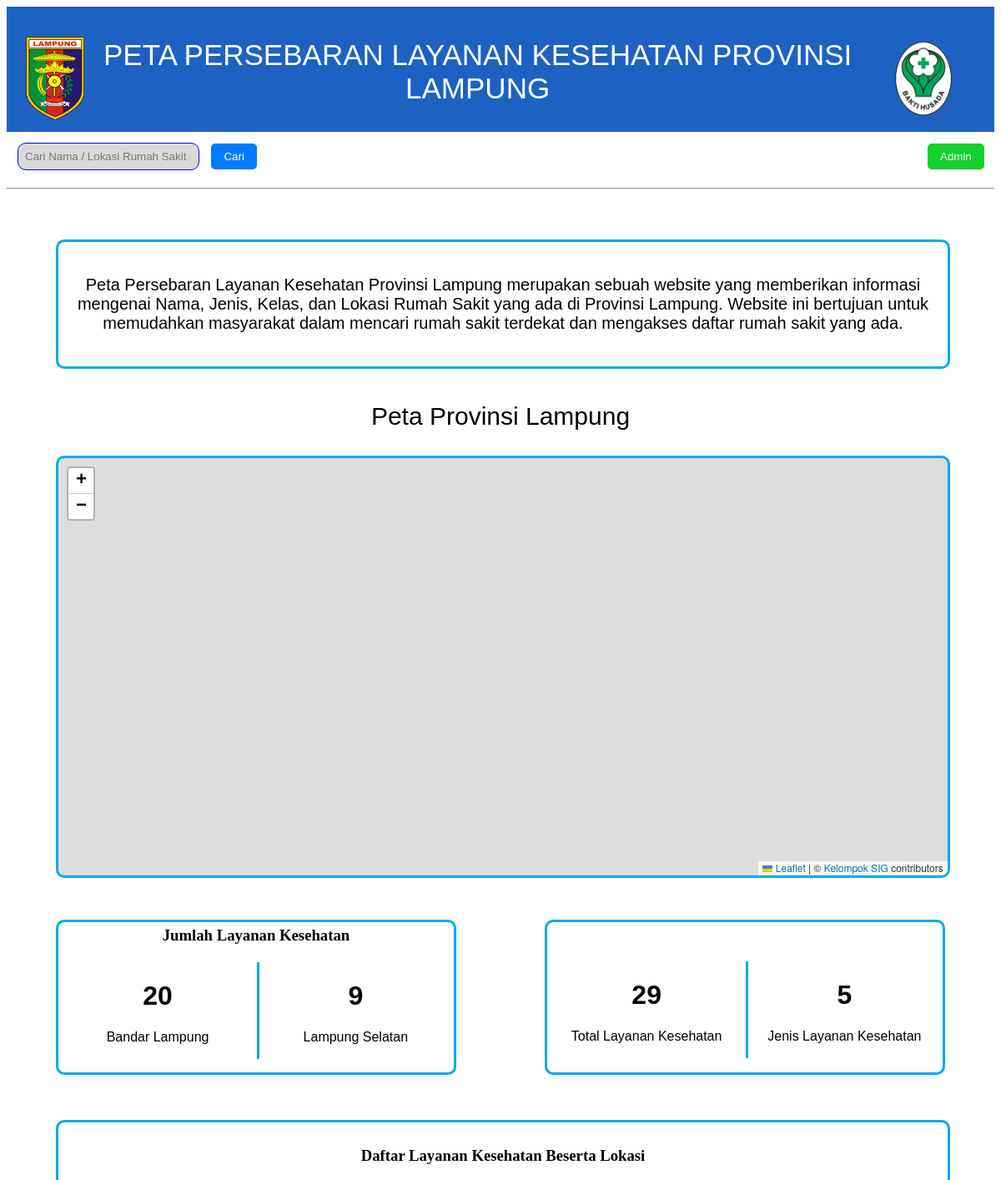
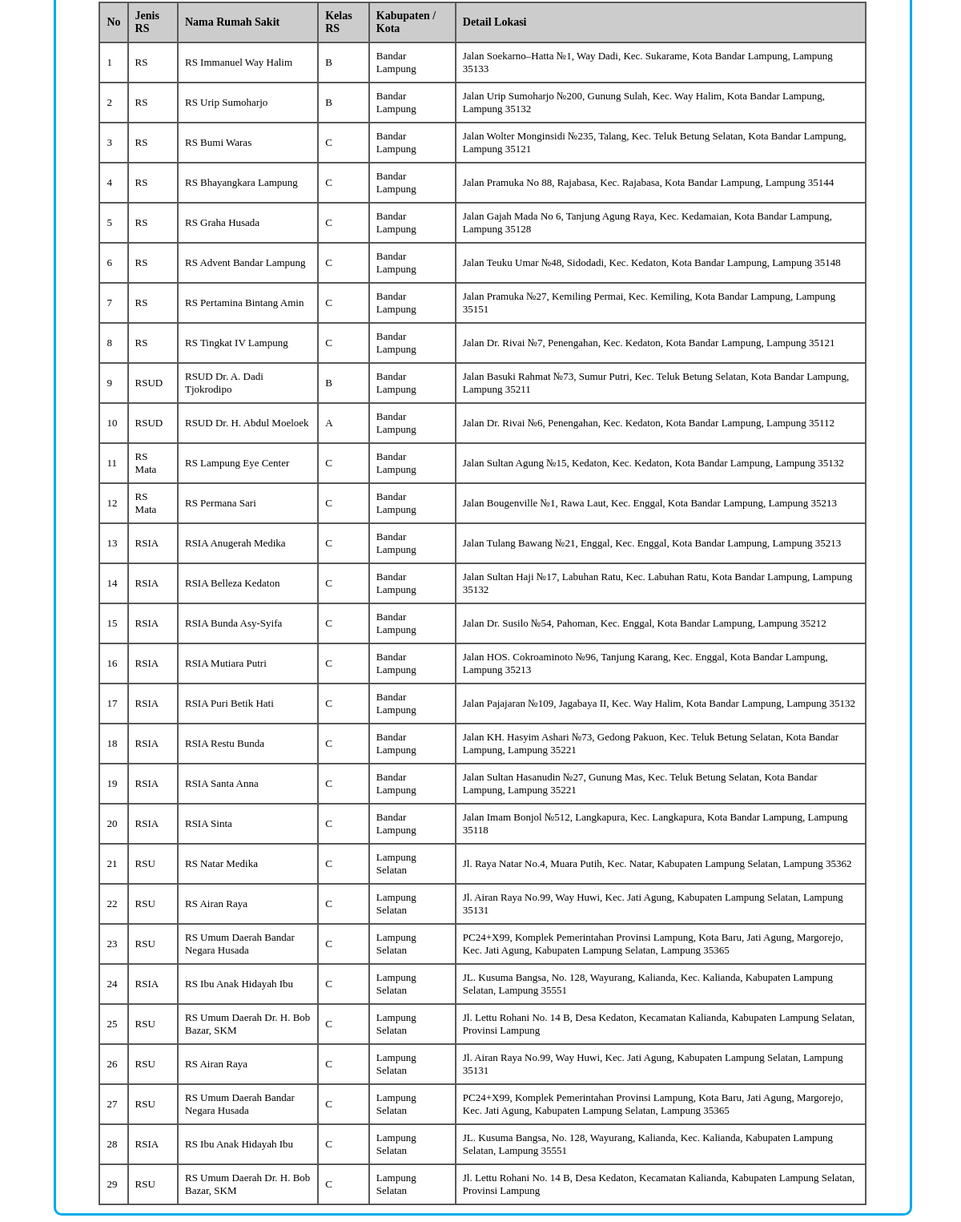
The page / on the database its author committed (2 pictures, top to bottom).
### tables this page shows
CREATE TABLE `bio` (
  `no` int(11) NOT NULL,
  `isi` varchar(1000) NOT NULL
);

CREATE TABLE `data_rumah_sakit` (
  `no` int(50) NOT NULL,
  `jenis` varchar(50) NOT NULL,
  `nama` varchar(50) NOT NULL,
  `kelas` varchar(50) NOT NULL,
  `kabko` varchar(50) NOT NULL,
  `detail` varchar(500) NOT NULL,
  `latitude` varchar(50) NOT NULL,
  `longitude` varchar(50) NOT NULL
);

### index.php (the view, shortened to what this page needs)
<!DOCTYPE html>
<html lang="en">
<head>
    <link rel="stylesheet" href="https://unpkg.com/leaflet/dist/leaflet.css" />
    <link rel="stylesheet" href="css/head.css">
    <link rel="stylesheet" href="css/search.css">
    <link rel="stylesheet" href="css/index.css">
</head>
<body>
    <div id="head">
        <table>
            <tr>
                <td style="width: 40px;">
                    <img src="img/Lampung.png" alt="Provinsi Lampung Logo" style="margin-left: 20px;">
                </td>
                <td style="text-align: center;">
                    <p>PETA PERSEBARAN LAYANAN KESEHATAN PROVINSI LAMPUNG </p>
                </td>
                <td style="width: 40px;">
                    <img src="img/bhakti.png" alt="Logo Bhakti Husada" style="margin-right: 20px;">
                </td>
            </tr>
        </table>
    </div>
    <div id="search-container">
        <table style="width: 100%;">
            <tr>
                <td>
                    <input type="text" id="search-input" placeholder="Cari Nama / Lokasi Rumah Sakit">
                    <button id="search-button" onclick="searchRumahSakit()">Cari</button>
                </td>
                <td>
                    <a href="login.php"><button id="admin-button" style="margin-left: 70%;">Admin</button></a>
                </td>
            </tr>
        </table>
    </div>
    <hr>
    <div id="main-head">
        <p>
        <?php
            $servername = "localhost";
            $username = "root";
            $password = "";
            $dbname = "tubessig";
            $conn = new mysqli($servername, $username, $password, $dbname);
            $sql = "SELECT * FROM bio WHERE no = 1";
            $result = $conn->query($sql);
            if ($result->num_rows > 0) {
                while($row = $result->fetch_assoc()) {
                    echo $row["isi"]. "<br>";
                }
            }
        ?>
        </p>
    </div>
    <p style="text-align: center; font-size: 30px; margin-top: 0; font-family: Arial, Helvetica, sans-serif;">Peta Provinsi Lampung</p>
    <div id="map"></div>
    <div id="main-item">
        <div id="conten-2">
            <div id="left">
                <div id="conten-1">
                    <h3 style="text-align: center; margin-top: 5px;">Jumlah Layanan Kesehatan</h3>
                    <table>
                        <tr>
                            <td>
                                <h1>
                                <?php
                                    $koneksi = mysqli_connect("localhost", "root", "", "tubessig");
                                    $query = "SELECT nama FROM data_rumah_sakit WHERE kabko = 'Bandar Lampung'";
                                    $result = mysqli_query($koneksi, $query);
                                    $total_data = mysqli_num_rows($result);
                                    echo $total_data;
                                    ?>
                                </h1>
                                <p>Bandar Lampung</p>
                            </td>
                            <td style="border-left: 3px solid #00ABEB;">
                                <h1>
                                <?php
                                    $koneksi = mysqli_connect("localhost", "root", "", "tubessig");
                                    $query = "SELECT nama FROM data_rumah_sakit WHERE kabko = 'Lampung Selatan'";
                                    $result = mysqli_query($koneksi, $query);
                                    $total_data = mysqli_num_rows($result);
                                    echo $total_data;
                                    ?>
                                </h1>
                                <p style="margin-top: 0px;">Lampung Selatan</p>
                            </td>
                        </tr>
                    </table>
                </div>
            </div>
            <div id="left" style="margin-left: 10%;">
                <div id="conten-1">
                    <table style="margin-top: 45px;">
                        <tr>
                            <td>
                                <h1>
                                <?php
                                    $koneksi = mysqli_connect("localhost", "root", "", "tubessig");
                                    $query = "SELECT nama FROM data_rumah_sakit";
                                    $result = mysqli_query($koneksi, $query);
                                    $total_data = mysqli_num_rows($result);
                                    echo $total_data;
                                    ?>
                                </h1>
                                <p>Total Layanan Kesehatan</p>
                            </td>
                            <td style="border-left: 3px solid #00ABEB;">
                                <h1>
                                <?php
                                    $koneksi = mysqli_connect("localhost", "root", "", "tubessig");
                                    $query = "SELECT DISTINCT `jenis` FROM `data_rumah_sakit`";
                                    $result = mysqli_query($koneksi, $query);
                                    $total_data = mysqli_num_rows($result);
                                    echo $total_data;
                                    ?>
                                </h1>
                                <p style="margin-top: 0px;">Jenis Layanan Kesehatan</p>
                            </td>
                        </tr>
                    </table>
                </div>
            </div>
        </div>
    </div>
    <div id="main-item-bottom">
        <div id="daftar">
            <h3 style="text-align: center; margin-bottom: 20px;">Daftar Layanan Kesehatan Beserta Lokasi</h3>
            <table id="data-table">
                <thead>
                  <tr>
                    <th>No</th>
                    <th>Jenis RS</th>
                    <th>Nama Rumah Sakit</th>
                    <th>Kelas RS</th>
                    <th>Kabupaten / Kota</th>
                    <th>Detail Lokasi</th>
                  </tr>
                </thead>
                <tbody>
                    <?php
                    $koneksi = mysqli_connect("localhost", "root", "", "tubessig");
                    $query = "SELECT * FROM data_rumah_sakit";
                    $result = mysqli_query($koneksi, $query);
                    if (mysqli_num_rows($result) > 0) {
                        $no = 1;
                        while ($row = mysqli_fetch_assoc($result)) {
                            echo "<tr>";
                            echo "<td>" . $no++ . "</td>";
                            echo "<td>" . $row['jenis'] . "</td>";
                            echo "<td>" . $row['nama'] . "</td>";
                            echo "<td>" . $row['kelas'] . "</td>";
                            echo "<td>" . $row['kabko'] . "</td>";
                            echo "<td>" . $row['detail'] . "</td>";
                            echo "</tr>";
                        }
                    } else {
                        echo "<tr><td colspan='3'>Tidak ada data rumah sakit.</td></tr>";
                    }
                    ?>
                </tbody>
              </table>
        </div>
    </div>
</body>
</html>

### css/head.css (style rules this page uses)
#head { background-color: #1D62C2; height: 150px; width: 100%; }
#head img { margin-top: 20px; height: 100px; }
#head p { font-size: 35px; font-family: 'Gill Sans', 'Gill Sans MT', Calibri, 'Trebuchet MS', sans-serif; color: white; }
#head table { width: 100%; }

### css/search.css (style rules this page uses)
#search-container { display: flex; align-items: center; padding: 10px 10px; font-family: 'Gill Sans', 'Gill Sans MT', Calibri, 'Trebuchet MS', sans-serif; }
#search-input { padding: 8px; border: 1px solid blue; border-radius: 10px; margin-right: 10px; width: 200px; background-color: #D9D9D9; color: black; }
#search-button { padding: 8px 15px; background-color: #007bff; color: #fff; border: none; border-radius: 5px; cursor: pointer; }
#admin-button { padding: 8px 15px; background-color: #13d12c; color: #fff; border: none; border-radius: 5px; cursor: pointer; }

### css/index.css (style rules this page uses)
#main-head { margin-left: 5%; padding-top: 20px; padding-bottom: 20px; text-align: center; width: 90%; border-radius: 10px; border: 3px solid #00ABEB; margin-bottom: 40px; margin-top: 60px; font-size: 20px; font-family: Arial, Helvetica, sans-serif; }
#map { border-radius: 10px; width: 90%; margin-left: 5%; border: 3px solid #00ABEB; }
#main-item { margin-left: 5%; margin-top: 50px; height: 200px; width: 90%; margin-bottom: 40px; }
#main-item #conten-2 #left #conten-1 { height: 200px; width: 100%; border-radius: 10px; }
#main-item #conten-2 #left #conten-1 table { width: 100%; height: 60px; font-family: Arial, Helvetica, sans-serif; }
#main-item #conten-2 #left #conten-1 table td { width: 50%; text-align: center; }
#main-item #conten-2 { height: 180px; width: 100%; margin-top: 30px; display: flex; text-align: center; }
#main-item #conten-2 #left { height: 100%; width: 600px; border-radius: 10px; border: 3px solid #00ABEB; }
#daftar table { border-collapse: collapse; width: 90%; margin-left: 5%; }
#daftar thead { background-color: #ccc; }
#daftar thead th { padding: 8px; text-align: left; font-weight: bold; border: 2px solid #5a5858; font-size: 14px; }
#daftar tbody td { border: 1px solid #ddd; padding: 8px; border: 2px solid #5a5858; font-size: 13px; }
#main-item-bottom { width: 90%; padding-top: 10px; padding-bottom: 10px; margin-left: 5%; border: 3px solid #00ABEB; border-radius: 10px; }

### index.php (style rules this page uses)
#map { height: 500px; }

### rows shown on the page
bio: isi "Peta Persebaran Layanan Kesehatan Provinsi Lampung merupakan sebuah website yang memberikan informasi mengenai Nama, Jenis, Kelas, dan Lokasi Rumah Sakit yang ada di Provinsi Lampung. Website ini bertujuan untuk memudahkan masyarakat dalam mencari rumah sakit terdekat dan mengakses daftar rumah sakit yang ada."
data_rumah_sakit: jenis "RS", nama "RS Immanuel Way Halim", kelas "B", kabko "Bandar Lampung", detail "Jalan Soekarno–Hatta №1, Way Dadi, Kec. Sukarame, Kota Bandar Lampung, Lampung 35133"
data_rumah_sakit: jenis "RS", nama "RS Urip Sumoharjo", kelas "B", kabko "Bandar Lampung", detail "Jalan Urip Sumoharjo №200, Gunung Sulah, Kec. Way Halim, Kota Bandar Lampung, Lampung 35132"
data_rumah_sakit: jenis "RS", nama "RS Bumi Waras", kelas "C", kabko "Bandar Lampung", detail "Jalan Wolter Monginsidi №235, Talang, Kec. Teluk Betung Selatan, Kota Bandar Lampung, Lampung 35121"
data_rumah_sakit: jenis "RS", nama "RS Bhayangkara Lampung", kelas "C", kabko "Bandar Lampung", detail "Jalan Pramuka No 88, Rajabasa, Kec. Rajabasa, Kota Bandar Lampung, Lampung 35144"
data_rumah_sakit: jenis "RS", nama "RS Graha Husada", kelas "C", kabko "Bandar Lampung", detail "Jalan Gajah Mada No 6, Tanjung Agung Raya, Kec. Kedamaian, Kota Bandar Lampung, Lampung 35128"
data_rumah_sakit: jenis "RS", nama "RS Advent Bandar Lampung", kelas "C", kabko "Bandar Lampung", detail "Jalan Teuku Umar №48, Sidodadi, Kec. Kedaton, Kota Bandar Lampung, Lampung 35148"
data_rumah_sakit: jenis "RS", nama "RS Pertamina Bintang Amin", kelas "C", kabko "Bandar Lampung", detail "Jalan Pramuka №27, Kemiling Permai, Kec. Kemiling, Kota Bandar Lampung, Lampung 35151"
data_rumah_sakit: jenis "RS", nama "RS Tingkat IV Lampung", kelas "C", kabko "Bandar Lampung", detail "Jalan Dr. Rivai №7, Penengahan, Kec. Kedaton, Kota Bandar Lampung, Lampung 35121"
data_rumah_sakit: jenis "RSUD", nama "RSUD Dr. A. Dadi Tjokrodipo", kelas "B", kabko "Bandar Lampung", detail "Jalan Basuki Rahmat №73, Sumur Putri, Kec. Teluk Betung Selatan, Kota Bandar Lampung, Lampung 35211"
data_rumah_sakit: jenis "RSUD", nama "RSUD Dr. H. Abdul Moeloek", kelas "A", kabko "Bandar Lampung", detail "Jalan Dr. Rivai №6, Penengahan, Kec. Kedaton, Kota Bandar Lampung, Lampung 35112"
data_rumah_sakit: jenis "RS Mata", nama "RS Lampung Eye Center", kelas "C", kabko "Bandar Lampung", detail "Jalan Sultan Agung №15, Kedaton, Kec. Kedaton, Kota Bandar Lampung, Lampung 35132"
data_rumah_sakit: jenis "RS Mata", nama "RS Permana Sari", kelas "C", kabko "Bandar Lampung", detail "Jalan Bougenville №1, Rawa Laut, Kec. Enggal, Kota Bandar Lampung, Lampung 35213"
data_rumah_sakit: jenis "RSIA", nama "RSIA Anugerah Medika", kelas "C", kabko "Bandar Lampung", detail "Jalan Tulang Bawang №21, Enggal, Kec. Enggal, Kota Bandar Lampung, Lampung 35213"
data_rumah_sakit: jenis "RSIA", nama "RSIA Belleza Kedaton", kelas "C", kabko "Bandar Lampung", detail "Jalan Sultan Haji №17, Labuhan Ratu, Kec. Labuhan Ratu, Kota Bandar Lampung, Lampung 35132"
data_rumah_sakit: jenis "RSIA", nama "RSIA Bunda Asy-Syifa", kelas "C", kabko "Bandar Lampung", detail "Jalan Dr. Susilo №54, Pahoman, Kec. Enggal, Kota Bandar Lampung, Lampung 35212"
data_rumah_sakit: jenis "RSIA", nama "RSIA Mutiara Putri", kelas "C", kabko "Bandar Lampung", detail "Jalan HOS. Cokroaminoto №96, Tanjung Karang, Kec. Enggal, Kota Bandar Lampung, Lampung 35213"
data_rumah_sakit: jenis "RSIA", nama "RSIA Puri Betik Hati", kelas "C", kabko "Bandar Lampung", detail "Jalan Pajajaran №109, Jagabaya II, Kec. Way Halim, Kota Bandar Lampung, Lampung 35132"
data_rumah_sakit: jenis "RSIA", nama "RSIA Restu Bunda", kelas "C", kabko "Bandar Lampung", detail "Jalan KH. Hasyim Ashari №73, Gedong Pakuon, Kec. Teluk Betung Selatan, Kota Bandar Lampung, Lampung 35221"
data_rumah_sakit: jenis "RSIA", nama "RSIA Santa Anna", kelas "C", kabko "Bandar Lampung", detail "Jalan Sultan Hasanudin №27, Gunung Mas, Kec. Teluk Betung Selatan, Kota Bandar Lampung, Lampung 35221"
data_rumah_sakit: jenis "RSIA", nama "RSIA Sinta", kelas "C", kabko "Bandar Lampung", detail "Jalan Imam Bonjol №512, Langkapura, Kec. Langkapura, Kota Bandar Lampung, Lampung 35118"
data_rumah_sakit: jenis "RSU", nama "RS Natar Medika", kelas "C", kabko "Lampung Selatan", detail "Jl. Raya Natar No.4, Muara Putih, Kec. Natar, Kabupaten Lampung Selatan, Lampung 35362"
data_rumah_sakit: jenis "RSU", nama "RS Airan Raya", kelas "C", kabko "Lampung Selatan", detail "Jl. Airan Raya No.99, Way Huwi, Kec. Jati Agung, Kabupaten Lampung Selatan, Lampung 35131"
data_rumah_sakit: jenis "RSU", nama "RS Umum Daerah Bandar Negara Husada", kelas "C", kabko "Lampung Selatan", detail "PC24+X99, Komplek Pemerintahan Provinsi Lampung, Kota Baru, Jati Agung, Margorejo, Kec. Jati Agung, Kabupaten Lampung Selatan, Lampung 35365"
data_rumah_sakit: jenis "RSIA", nama "RS Ibu Anak Hidayah Ibu", kelas "C", kabko "Lampung Selatan", detail "JL. Kusuma Bangsa, No. 128, Wayurang, Kalianda, Kec. Kalianda, Kabupaten Lampung Selatan, Lampung 35551"
data_rumah_sakit: jenis "RSU", nama "RS Umum Daerah Dr. H. Bob Bazar, SKM", kelas "C", kabko "Lampung Selatan", detail "Jl. Lettu Rohani No. 14 B, Desa Kedaton, Kecamatan Kalianda, Kabupaten Lampung Selatan, Provinsi Lampung"
data_rumah_sakit: jenis "RSU", nama "RS Airan Raya", kelas "C", kabko "Lampung Selatan", detail "Jl. Airan Raya No.99, Way Huwi, Kec. Jati Agung, Kabupaten Lampung Selatan, Lampung 35131"
data_rumah_sakit: jenis "RSU", nama "RS Umum Daerah Bandar Negara Husada", kelas "C", kabko "Lampung Selatan", detail "PC24+X99, Komplek Pemerintahan Provinsi Lampung, Kota Baru, Jati Agung, Margorejo, Kec. Jati Agung, Kabupaten Lampung Selatan, Lampung 35365"
data_rumah_sakit: jenis "RSIA", nama "RS Ibu Anak Hidayah Ibu", kelas "C", kabko "Lampung Selatan", detail "JL. Kusuma Bangsa, No. 128, Wayurang, Kalianda, Kec. Kalianda, Kabupaten Lampung Selatan, Lampung 35551"
data_rumah_sakit: jenis "RSU", nama "RS Umum Daerah Dr. H. Bob Bazar, SKM", kelas "C", kabko "Lampung Selatan", detail "Jl. Lettu Rohani No. 14 B, Desa Kedaton, Kecamatan Kalianda, Kabupaten Lampung Selatan, Provinsi Lampung"

### other values the page prints
$total_data "20"
$total_data "9"
$total_data "29"
$total_data "5"
